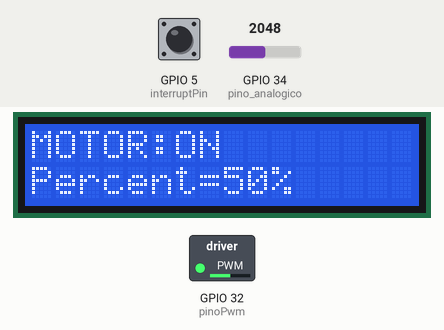
Simulated run of this sketch. Board: ESP32. Parts: 16×2 character LCD, switched loads named in the sketch (green lamp = pin HIGH). The inputs (shaded band) are chosen by the test bench; at power-on: GPIO 5 (interruptPin) HIGH, GPIO 34 (pino_analogico) = 2048 (analog values on the 0–4095 scale).

Above: at 1.2 s.
1.3 s: GPIO 5 (interruptPin) pulled LOW for 0.15 s
At 1.9 s:
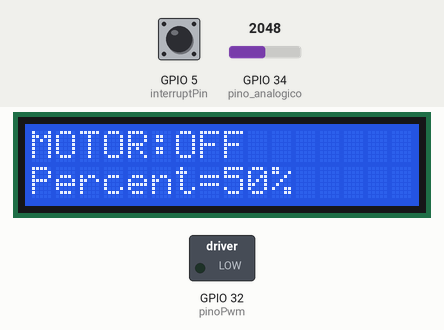
3.0 s: GPIO 5 (interruptPin) pulled LOW for 1 s
At 4.9 s:
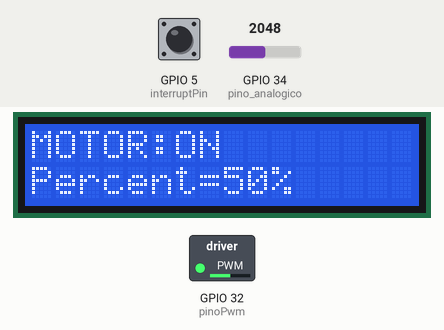
5.5 s: GPIO 34 (pino_analogico) set to 2866
At 5.9 s:
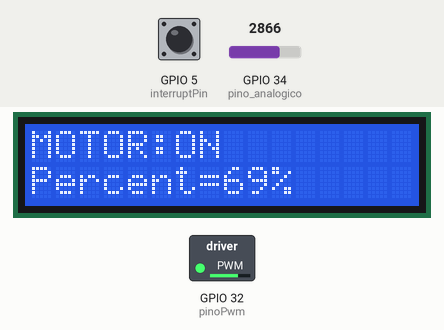
7.0 s: GPIO 34 (pino_analogico) set to 3603
At 7.3 s:
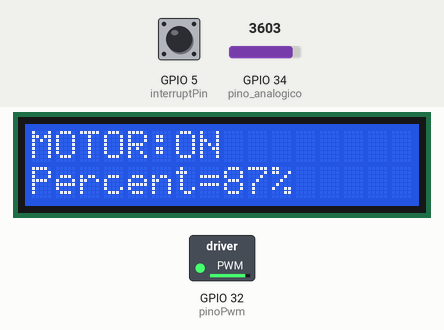
8.5 s: GPIO 34 (pino_analogico) set to 491
At 9.5 s:
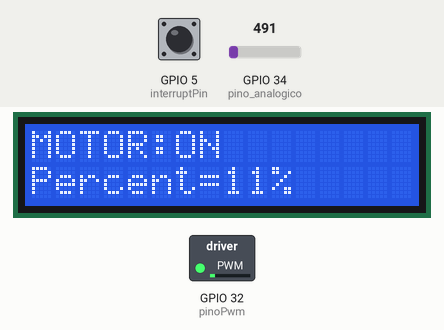
10.0 s: GPIO 34 (pino_analogico) set to 0
At 10.9 s:
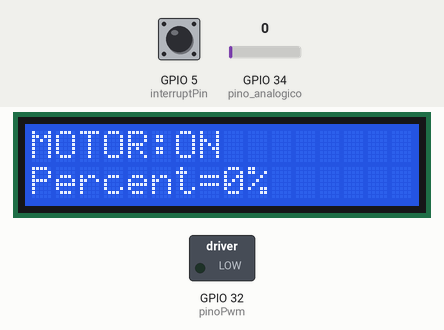
Timing chart, 0 to 12.5 s (numbered marks = the images above; inputs shaded):
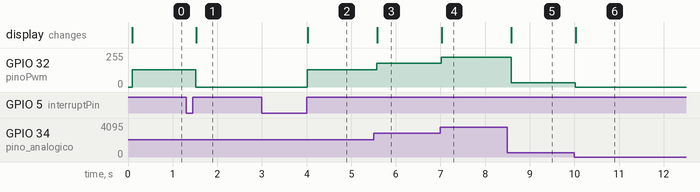

The sketch:

Aula_9_ESP32_Interrupcao.ino
```cpp
/*
 *
 * ESP32 com módulo display (LCD)
 * Potenciômetro em uma entrada A/D
 * Botão por Interrupção Externa para ligar ou desligar o sistema
 * Apresentar no display o dutyCycle em % (0 a 100%)
 * o Colocar um led em um dos pinos de PWM do Arduino Uno
 * o Substituir o led por um motor DC para controle de velocidade
 *
 *  NOME: Leonardo Moreira Felipe
 *  TURMA: 641N1
 *  DATA: 07/04/22
 *
 */

// inclusão de bibliotecas
#include <Wire.h>
#include <LiquidCrystal_I2C.h>

//LiquidCrystal_I2C lcd(0x27, 16, 2); // Criando um LCD de 16x2 no endereço I2C 0x27 PCF8574T
LiquidCrystal_I2C lcd(0x3F,16,2);  // Criando um LCD de 16x2 no endereço I2C 0x3F PCF8574AT
//

// Apelidos
#define pino_analogico 34 // GPIO 34 ADC1-CH6
#define resolucaoAd 12 // resolução do A/D é 12 bits
#define pinoPwm 32 // GPIO32
#define canalPwm 0 // canal 0 do PWM ESP32
#define frequenciaPwm 1000 // frequencia PWM em 1000Hz
#define resolucaoPwm 12 // resolucão do PWM é de 12 bits
#define leiturasAd 10

// como as duas resoluções (A/D e do PWm) são iguais o valPot pode ser aplicado direto no dutycycle
// e não é ncessário conversão

//variavel que vai receber o valor lido do potenciometro

int valPot = 0;
int valorMapeado = 0;
const byte interruptPin = 5;
volatile byte state = HIGH;

void setup() {
  //conversor A/D
  analogReadResolution ( resolucaoAd ); // resolução de 12 bits
  //analogSetAttenuation (ADC_0db);  // Para todos os pinos
  analogSetPinAttenuation (pino_analogico, ADC_11db); // Atenuação de 11db no pino sensorPino

  // valPot = analogRead(34);
  // LCD
  pinMode(pinoPwm, OUTPUT);
  pinMode(interruptPin, INPUT_PULLUP);
  attachInterrupt(digitalPinToInterrupt(interruptPin), blink1, RISING);
  lcd.init(); // Inicializando o LCD
  lcd.backlight(); // Ligando o BackLight do LCD
  //lcd.begin(16, 2);           // Incializa o LCD com o número de Colunas(16) e Linhas(2):
  lcd.setCursor(0, 0);
  lcd.print("MOTOR:ON");
  lcd.setCursor(0, 1);
  lcd.print("Percent=");

  // PMW
  //ledcSetup (0,1000,12);
  //ledcAttachPin(32,0);
  ledcSetup(canalPwm, frequenciaPwm, resolucaoPwm);
  ledcAttachPin(pinoPwm, canalPwm);
}

void loop() {
  if(state == HIGH){
  leituraAnalogica();
  atuaPwm();
  mapeamento();
  acionaPwm();
  atualizaLcd();
  delay(100); //intervalo de 0.1s
  }
  else{
    ledcWrite (canalPwm, 0);
    lcd.setCursor(6 , 0);
    lcd.print("OFF ");
  }
}

void leituraAnalogica() {
  valPot = 0;
  for (int i = 0; i < leiturasAd; i++){ // laço de repetição para fazer 10 leituras
    valPot = valPot + analogRead(pino_analogico);
    delay(1);
  }
  valPot = valPot / leiturasAd; // calcula a média
}

void atuaPwm (){
  ledcWrite(canalPwm,valPot);
}

void mapeamento (){
  valorMapeado = map(valPot, 0, 4095, 0, 100);
}

void acionaPwm() {                   // funcao acionamento do led pelo valor do PWM
  ledcWrite (canalPwm, valPot);
}

void atualizaLcd(){
  lcd.setCursor (6,0);
  lcd.print("ON ");
  lcd.setCursor(8,1);
  lcd.print(valorMapeado);
  lcd.print("%  ");
}

void blink1() {
              state=!state;
              void atualizaLcd();
}
```

Measured:
- after the input at 1.3 s, GPIO 32 (pinoPwm): 128/255 → 0/255 after 0.22 s; the display: changes after 0.23 s (image 1)
- after the input at 3.0 s, GPIO 32 (pinoPwm): 0/255 → 128/255 after 1.0 s; the display: changes after 1.0 s (image 2)
- after the input at 5.5 s, GPIO 32 (pinoPwm): 128/255 → 178/255 after 0.08 s; the display: changes after 0.09 s (image 3)
- after the input at 7.0 s, GPIO 32 (pinoPwm): 178/255 → 224/255 at once; the display: changes at once (image 4)
- after the input at 8.5 s, GPIO 32 (pinoPwm): 224/255 → 31/255 after 0.08 s; the display: changes after 0.09 s (image 5)
- after the input at 10.0 s, GPIO 32 (pinoPwm): 31/255 → 0/255 at once; the display: changes at once (image 6)
